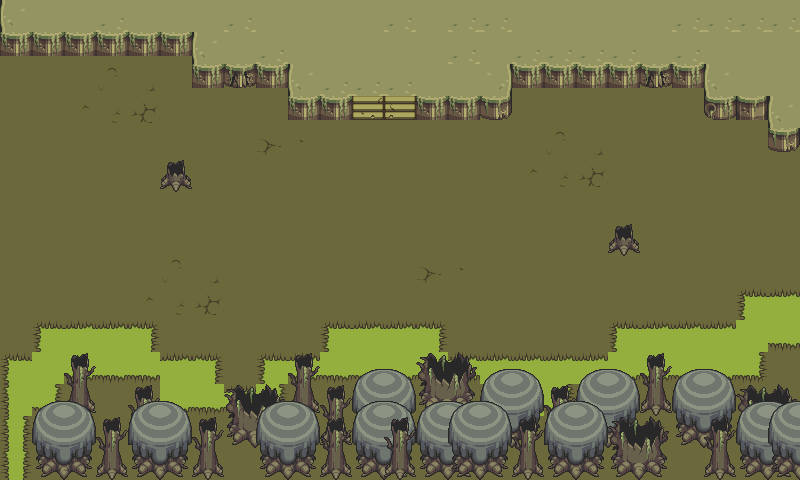

This game map was drawn from its Tiled (.tmx) file and the tilesets committed beside it. A one-line description and the trimmed map source follow:
An orthogonal 25x15 tile map with 32x32 px tiles, 5 tile layers (Ground, Stairs, Upper, Objects, ...), 1 hidden layer not drawn, 15 tilesets.

<map version="1.5" tiledversion="1.6.0" orientation="orthogonal" renderorder="right-down" width="25" height="15" tilewidth="32" tileheight="32" infinite="0" nextlayerid="13" nextobjectid="2">
 <editorsettings>
  <export format="csv" />
 </editorsettings>
 <tileset firstgid="1" name="grasslands_tiles" tilewidth="32" tileheight="32" tilecount="140" columns="5">
  <image source="../assets/map/grasslands/grasslands_tiles.png" width="160" height="896" />
 </tileset>
 <tileset firstgid="141" name="grasslands_tree_big" tilewidth="67" tileheight="82" tilecount="1" columns="1">
  <image source="../assets/map/grasslands/grasslands_tree_big.png" width="67" height="82" />
 </tileset>
 <tileset firstgid="142" name="grasslands_tree_small" tilewidth="32" tileheight="44" tilecount="1" columns="1">
  <image source="../assets/map/grasslands/grasslands_tree_small.png" width="32" height="44" />
 </tileset>
 <tileset firstgid="143" name="grasslands_flower" tilewidth="16" tileheight="16" tilecount="6" columns="6">
  <image source="../assets/map/grasslands/grasslands_flower.png" width="96" height="16" />
 </tileset>
 <tileset firstgid="149" name="grasslands_tree_stump" tilewidth="32" tileheight="28" tilecount="1" columns="1">
  <image source="../assets/map/grasslands/grasslands_tree_stump.png" width="32" height="28" />
 </tileset>
 <tileset firstgid="150" name="collision" tilewidth="32" tileheight="32" tilecount="1" columns="1">
  <image source="../assets/map/collision.png" width="32" height="32" />
 </tileset>
 <tileset firstgid="151" name="ForestDungeonTiles" tilewidth="32" tileheight="32" tilecount="80" columns="5">
  <image source="../assets/map/ForestDungeonTiles.png" width="160" height="512" />
 </tileset>
 <tileset firstgid="231" name="ForestDungeonTreeHollowLarge" tilewidth="61" tileheight="64" tilecount="1" columns="1">
  <image source="../assets/map/ForestDungeonTreeHollowLarge.png" width="61" height="64" />
 </tileset>
 <tileset firstgid="232" name="ForestDungeonTreeHollow" tilewidth="32" tileheight="63" tilecount="1" columns="1">
  <image source="../assets/map/ForestDungeonTreeHollow.png" width="32" height="63" />
 </tileset>
 <tileset firstgid="233" name="ForestDungeonStump" tilewidth="32" tileheight="32" tilecount="1" columns="1">
  <image source="../assets/map/ForestDungeonStump.png" width="32" height="32" />
 </tileset>
 <tileset firstgid="234" name="ForestDungeon_Torch_Front" tilewidth="14" tileheight="6" tilecount="18" columns="6">
  <image source="../assets/map/ForestDungeon_Torch_Front.png" width="84" height="23" />
 </tileset>
 <tileset firstgid="252" name="ForestDungeon_Torch_Front" tilewidth="14" tileheight="14" tilecount="6" columns="6">
  <image source="../assets/map/ForestDungeon_Torch_Front.png" width="84" height="23" />
 </tileset>
 <tileset firstgid="258" name="ForestDungeon_Torch_Front" tilewidth="14" tileheight="23" tilecount="6" columns="6">
  <image source="../assets/map/ForestDungeon_Torch_Front.png" width="84" height="23" />
 </tileset>
 <tileset firstgid="264" name="ForestDungeonTreeLarge" tilewidth="64" tileheight="79" tilecount="1" columns="1">
  <image source="../assets/map/ForestDungeonTreeLarge.png" width="64" height="79" />
 </tileset>
 <tileset firstgid="265" name="water_tiles_179" tilewidth="32" tileheight="32" tilecount="20" columns="5">
  <image source="../assets/map/water_tiles_179.png" width="160" height="128" />
 </tileset>
 <layer id="1" name="Ground" width="25" height="15">
  <properties>
   <property name="level" type="int" value="0" />
  </properties>
  <data>[375 cells, 375 non-empty, 9 distinct tile ids]</data>
 </layer>
 <layer id="12" name="Stairs" width="25" height="15">
  <properties>
   <property name="level" type="int" value="-2" />
  </properties>
  <data>[375 cells, 2 non-empty, 2 distinct tile ids]</data>
 </layer>
 <layer id="11" name="Upper" width="25" height="15">
  <properties>
   <property name="level" type="int" value="1" />
  </properties>
  <data>[375 cells, 86 non-empty, 17 distinct tile ids]</data>
 </layer>
 <layer id="2" name="Objects" width="25" height="15">
  <data>[375 cells, 78 non-empty, 13 distinct tile ids]</data>
 </layer>
 <layer id="6" name="Player Layer" width="25" height="15">
  <data>[375 cells, 0 non-empty, 0 distinct tile ids]</data>
 </layer>
 <layer id="7" name="collision" width="25" height="15" visible="0">
  <properties>
   <property name="collision" type="int" value="1" />
  </properties>
  <data>[375 cells, 146 non-empty, 1 distinct tile ids]</data>
 </layer>
</map>
